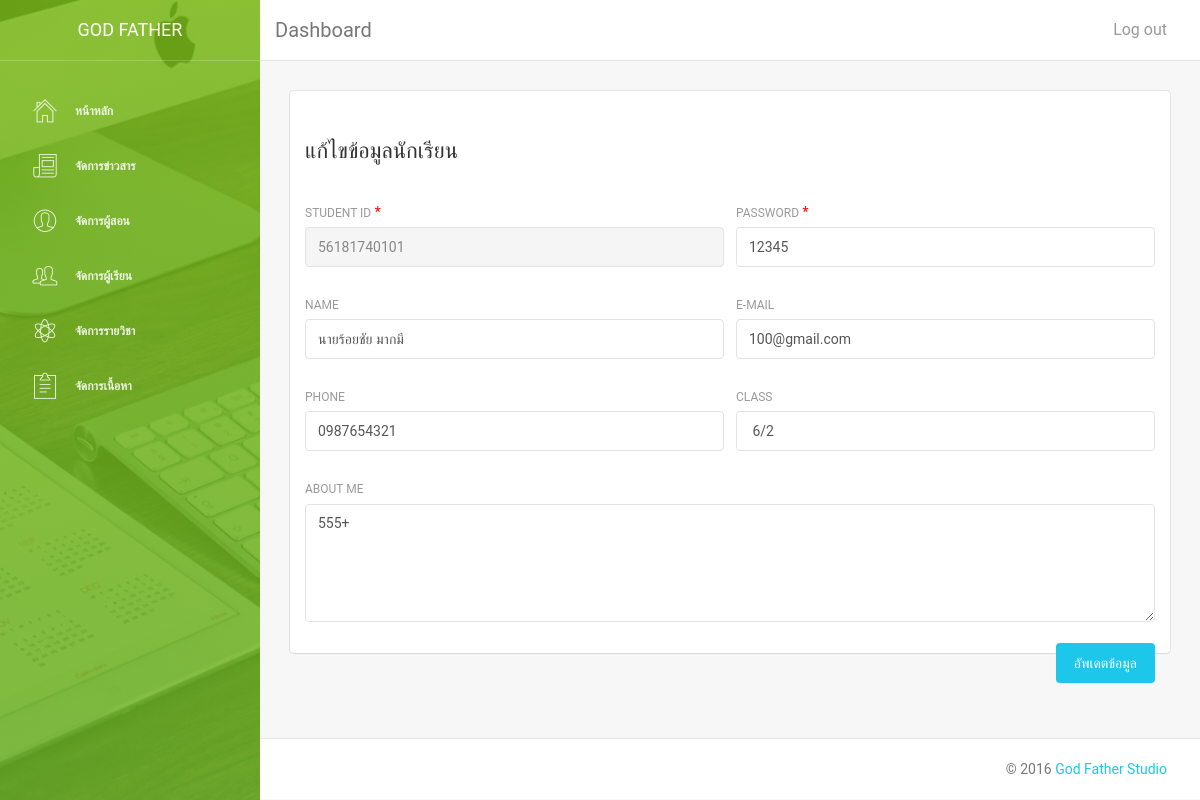
The app's page /admin/editstudent.php?stdid=56181740101 with its own data.
### tables this page shows
CREATE TABLE `student` (
  `stdid` varchar(12) NOT NULL,
  `stdpass` varchar(50) NOT NULL,
  `stdname` varchar(50) NOT NULL,
  `stdmail` varchar(50) NOT NULL,
  `stdtel` varchar(10) NOT NULL,
  `stdclass` varchar(10) NOT NULL,
  `stdtxt` text NOT NULL
);

### admin/editstudent.php (the view, shortened to what this page needs)
<?php
include("connectdb.php");
$stdid=$_GET['stdid'];
$mysql = "select * from student where stdid='$stdid'";
$result = mysqli_query($link,$mysql);
$mydata = mysqli_fetch_array($result,MYSQLI_ASSOC);
?>
    <!doctype html>
    <html lang="en">
    <head>
        <?php
    include("include/head.php");
    ?>
    </head>
    <body>
        <div class="wrapper">
            <?php
    include("include/sidebar.php");
    ?>
                <div class="main-panel">
                    <?php
    include("include/nav.php");
    ?>
                        <div class="content">
                            <div class="container-fluid">
                                <div class="row">
                                    <div class="col-sm-12">
                                        <div class="card">
                                            <div class="header">
                                                <h4>แก้ไขข้อมูลนักเรียน</h4>
                                            </div>
                                            <div class="content">
                                                <form method="post" action="updatestudent.php">
                                                    <div class="row">
                                                        <div class="col-md-6">
                                                            <div class="form-group">
                                                                <label>Student ID </label>
                                                                <font color="#FF0000">*</font>
                                                                <input type="text" class="form-control" name="stdid" value="<?php echo $mydata['stdid']?>" disabled>
                                                            </div>
                                                        </div>
                                                        <div class="col-md-6">
                                                            <div class="form-group">
                                                                <label for="exampleInputEmail1">Password</label>
                                                                <font color="#FF0000">*</font>
                                                                <input type="text" class="form-control" name="stdpass" value="<?php echo $mydata['stdpass']?>">
                                                            </div>
                                                        </div>
                                                    </div>
                                                    <div class="row">
                                                        <div class="col-md-6">
                                                            <div class="form-group">
                                                                <label>Name</label>
                                                                <input type="text" class="form-control" name="stdname" value="<?php echo $mydata['stdname']?>">
                                                            </div>
                                                        </div>
                                                        <div class="col-md-6">
                                                            <div class="form-group">
                                                                <label>E-mail</label>
                                                                <input type="text" class="form-control" name="stdmail" value="<?php echo $mydata['stdmail']?>">
                                                            </div>
                                                        </div>
                                                    </div>
                                                    <div class="row">
                                                        <div class="col-md-6">
                                                            <div class="form-group">
                                                                <label>Phone</label>
                                                                <input type="text" class="form-control" name="stdtel" value="<?php echo $mydata['stdtel']?>">
                                                            </div>
                                                        </div>
                                                        <div class="col-md-6">
                                                            <div class="form-group">
                                                                <label>Class</label>
                                                                <input type="text" class="form-control" name="stdclass" value="<?php echo $mydata['stdclass']?>">
                                                            </div>
                                                        </div>
                                                    </div>
                                                    <div class="row">
                                                        <div class="col-md-12">
                                                            <div class="form-group">
                                                                <label>About Me</label>
                                                                <textarea rows="5" class="form-control" name="stdtxt" ><?php echo $mydata['stdtxt']?></textarea>
                                                            </div>
                                                        </div>
                                                    </div>
                                                    <button type="submit" name="button" value="update" class="btn btn-info btn-fill pull-right">อัพเดตข้อมูล</button>
                                                </form>
                                            </div>
                                        </div>
                                    </div>
                                </div>
                            </div>
                        </div>
                        <?php
    include("include/foodter.php");
    ?>
                </div>
        </div>
    </body>
    </html>

### records on screen
student: stdid "56181740101", stdpass "12345", stdname "นายร้อยชัย มากมี", stdmail "100@gmail.com", stdtel "0987654321", stdclass "6/2", stdtxt "555+"
